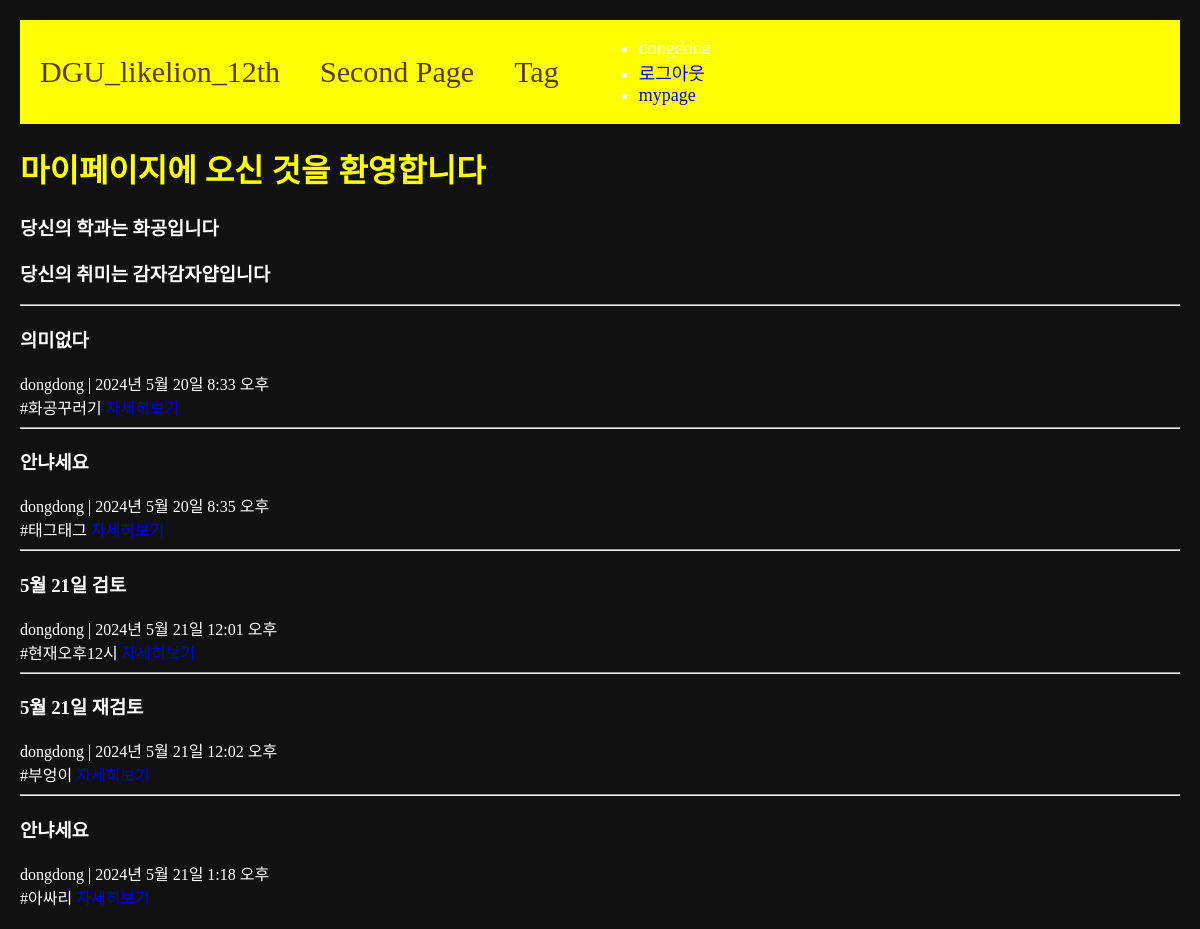
/users/mypage/ (signed in), run on the app's committed database.
### accounts/models.py (models this page shows)
class Profile(models.Model):
    user = models.OneToOneField(User, on_delete=models.CASCADE)
    department = models.TextField(null=True, max_length=30)
    hobby = models.TextField(null=True, max_length=20)

### main/models.py (models this page shows, shortened)
class Post(models.Model):
    title = models.CharField(max_length=50)
    writer = models.ForeignKey(User, null=False, blank=False, on_delete=models.CASCADE)
    body = models.TextField()
    pub_date = models.DateTimeField()
    image = models.ImageField(upload_to="post/", blank=True, null=True)
    weather = models.CharField(max_length=50, blank=True, null=True)
    tags = models.ManyToManyField(Tag, related_name='posts', blank=True)
    def summary(self):
        return self.body[:20]

### users/views.py (the view)
# urls.py: path('mypage/', mypage, name="mypage"),
def mypage(request):
    posts = Post.objects.filter(writer=request.user)
    return render(request, 'users/mypage.html', {'posts': posts})

### users/templates/users/mypage.html
{% extends 'base.html' %}
{% load static %}
{% block content %}
<h1>마이페이지에 오신 것을 환영합니다</h1>
<h3>당신의 학과는 {{ user.profile.department }}입니다</h3>
<h3>당신의 취미는 {{ user.profile.hobby }}입니다</h3>
<div>
    {% for post in posts %}
    <div>
        <hr/>
        <h3>{{post.title}}</h3>
        {{post.writer}} | {{post.pub_date}}<br>
        {{post.summary}}
        <a href="{% url 'main:detail' post.id %}">자세히보기</a>
        <br>
    </div>
    {% endfor %}
</div>
{% endblock %}

### project/templates/shared/_navbar.html
<nav class="navbar-container">
    <a class="navbar-link" href="{% url 'main:mainpage' %}">DGU_likelion_12th</a>
    <a class="navbar-link" href="{% url 'main:secondpage' %}">Second Page</a>
    <a class="navbar-link" href="{% url 'main:tag-list' %}">Tag</a>
    <div class="nav-right">
        {% if user.is_authenticated %}
        <ul class="nav-link-accounts">
            <li class="nav-link-user">{{user.username}}</li>
            <li><a href ="{% url 'accounts:logout' %}">로그아웃</a></li>
            <li><a href="{% url 'users:mypage' %}">mypage</a></li>
        </ul>
        {% else %}
        <ul class="nav-link-account">
            <li><a href="{% url 'accounts:login' %}">로그인</a></li>
            <li><a href="{% url 'accounts:signup' %}">signup</a></li>
        </ul>
        {% endif %}
    </div>
</nav>

### project/static/css/project.css (style rules this page uses)
h1 { color: yellow; }

### project/templates/base.html (style rules this page uses)
a { text-decoration: none; }
.body-container { background-color: #111; color: #fff; margin: 20px; }
.navbar-container { display: flex; align-items: center; padding-left: 20px; gap: 40px; background-color: yellow; font-size: 18px; }
.navbar-link { color: #5c3900; font-size: 30px; }

### data on the page
Post: title "의미없다", writer "dongdong", pub_date "2024년 5월 20일 8:33 오후", summary "#화공꾸러기"
Post: title "안냐세요", writer "dongdong", pub_date "2024년 5월 20일 8:35 오후", summary "#태그태그"
Post: title "5월 21일 검토", writer "dongdong", pub_date "2024년 5월 21일 12:01 오후", summary "#현재오후12시"
Post: title "5월 21일 재검토", writer "dongdong", pub_date "2024년 5월 21일 12:02 오후", summary "#부엉이"
Post: title "안냐세요", writer "dongdong", pub_date "2024년 5월 21일 1:18 오후", summary "#아싸리"

### other printed values
{{ user.username }} "dongdong"
{{ user.profile.department }} "화공"
{{ user.profile.hobby }} "감자감자얍"
